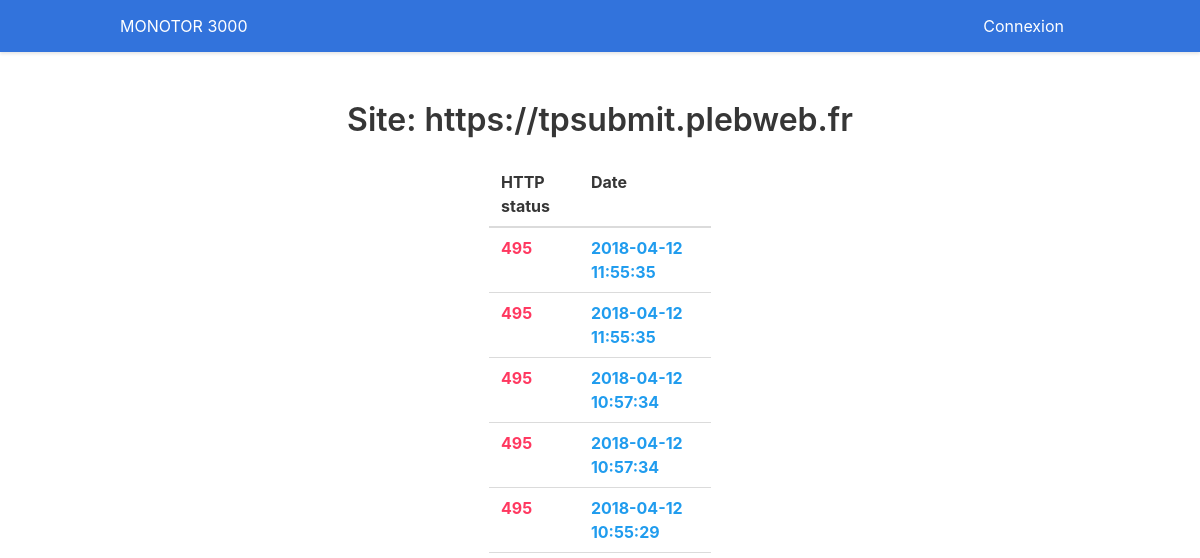
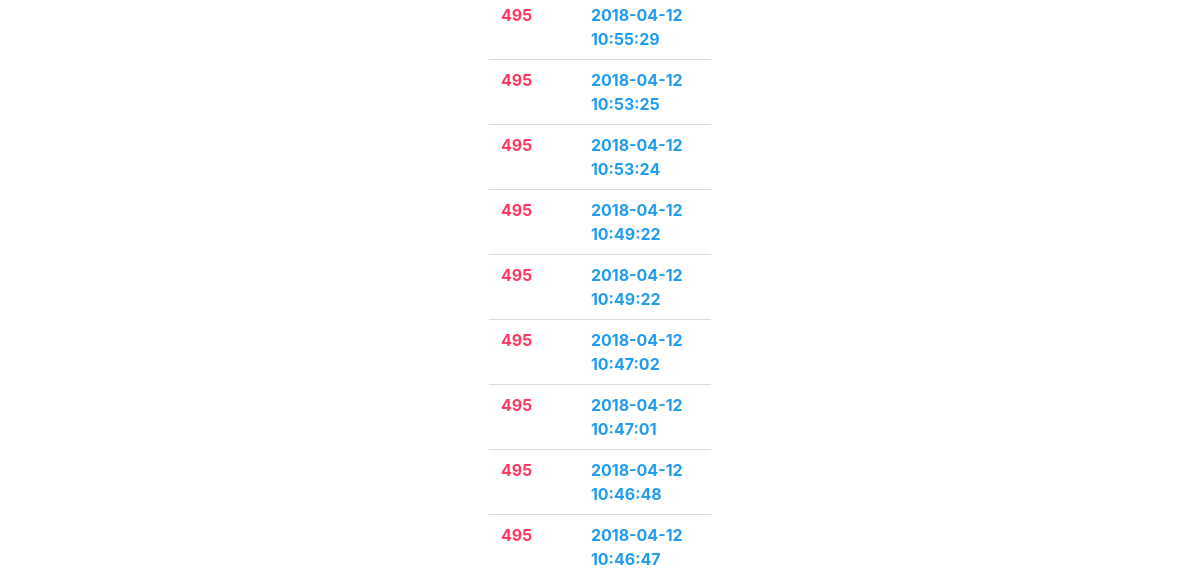
Before: /site/17 (upper part) with the older database file (2 pictures, top to bottom).
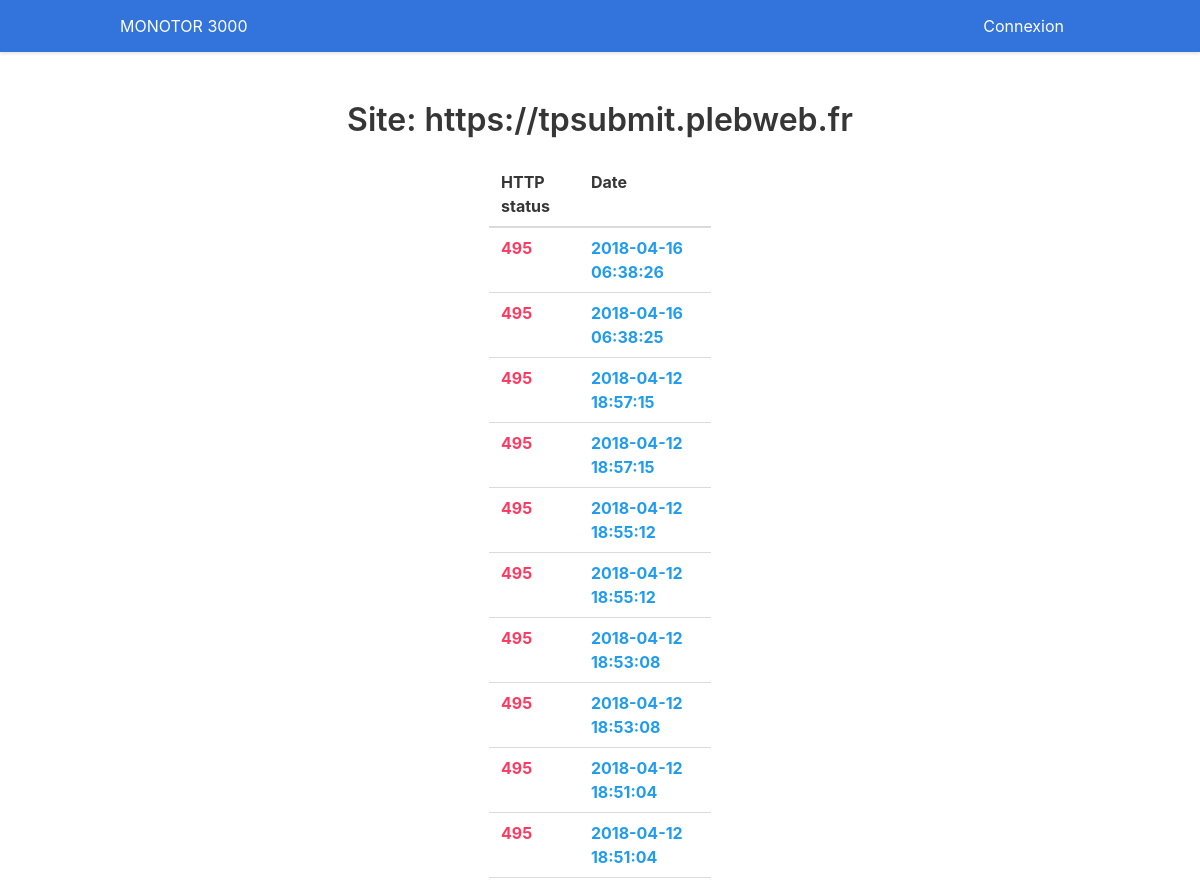
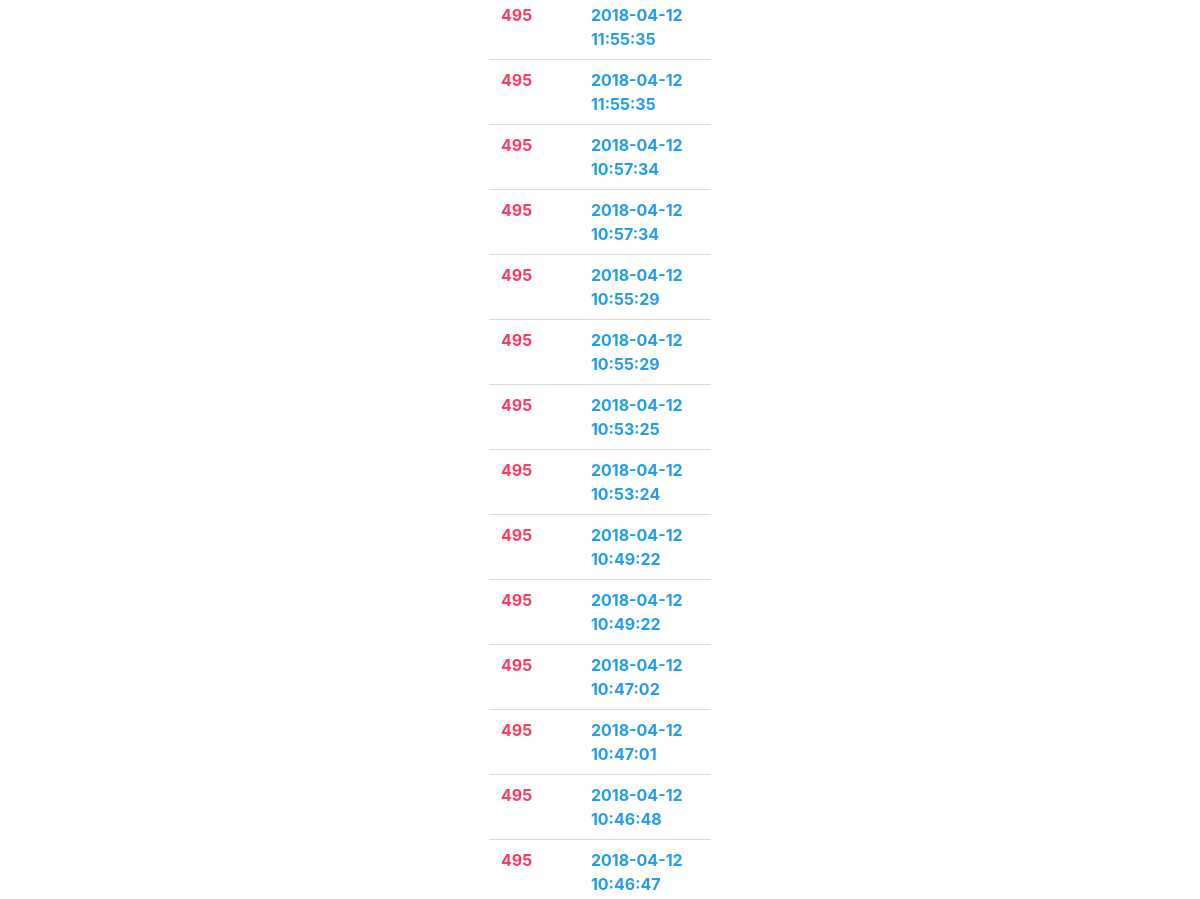
After: the same page with the newer database file (2 pictures, top to bottom).
### tables this page shows
CREATE TABLE "requests"
(
    id INTEGER PRIMARY KEY AUTOINCREMENT,
    number INTEGER DEFAULT 0,
    siteId INTEGER NOT NULL,
    date DATETIME DEFAULT current_timestamp,
    CONSTRAINT requests_site_id_fk FOREIGN KEY (siteId) REFERENCES site (id) ON DELETE CASCADE
);

### app.py (the view)
@app.route('/site/<int:id_site>')
def one_site(id_site):
    all_request = sql_obj.get_request_where_id(id_site)
    return render_template('one_site.html', all_request=all_request)

### SQLRequest.py (called while the page is built)
    def exe_sql(self, query, commit=False):
        req = sqlite3.connect(self.app.config['BDD']).execute(query)
        if commit:
            req.execute("COMMIT ")
        return req

    def get_request_where_id(self, id_site):
        query = "SELECT s.url, r.number, r.date FROM site s" \
                " JOIN requests r ON s.id = r.siteId" \
                " WHERE r.siteId = {} ORDER BY r.id DESC ".format(id_site)
        sites = self.exe_sql(query)
        return sites.fetchall()

### templates/one_site.html (shortened to what this page needs)
{% extends 'layout.html' %}
{% block body %}
    <h1 class="title has-text-centered">Site: {{ all_request[0][0] }}</h1>
    <div class="columns is-centered">
        <div class="column is-one-quarter">
            <table class="table is-fullwidth">
                <thead>
                <tr>
                    <th>HTTP status</th>
                    <th>Date</th>
                </tr>
                </thead>
                <tbody>
                {% for req in all_request %}
                    <tr>
                        <th class="has-text-{% if req[1] == 200 %}success{% else %}danger{% endif %}">
                            {{ req[1] }}
                        </th>
                        <th class="has-text-info">
                            {{ req[2] }}
                        </th>
                    </tr>
                {% endfor %}
                </tbody>
            </table>
        </div>
    </div>
{% endblock %}

Changed rows visible on the page:
added requests: number "495", date "2018-04-16 06:38:26"
added requests: number "495", date "2018-04-16 06:38:25"
added requests: number "495", date "2018-04-12 18:57:15"
added requests: number "495", date "2018-04-12 18:57:15"
added requests: number "495", date "2018-04-12 18:55:12"
added requests: number "495", date "2018-04-12 18:55:12"
added requests: number "495", date "2018-04-12 18:53:08"
added requests: number "495", date "2018-04-12 18:53:08"
added requests: number "495", date "2018-04-12 18:51:04"
added requests: number "495", date "2018-04-12 18:51:04"
